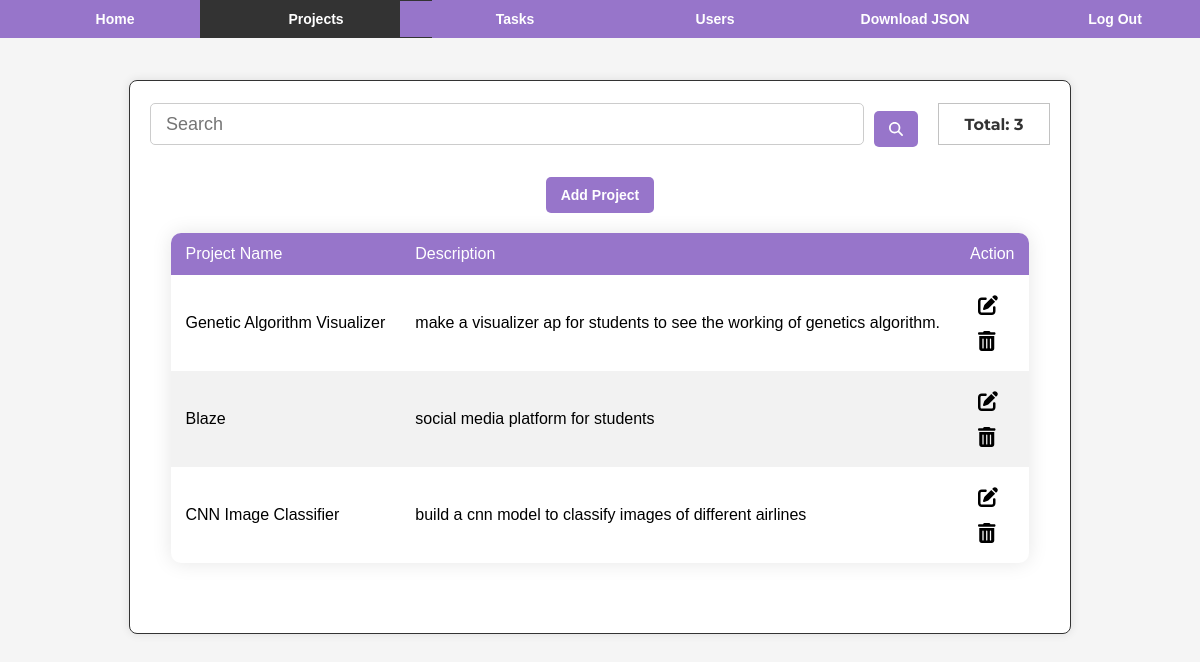
The page /todolist/projects/ (signed in) on the database as committed earlier.
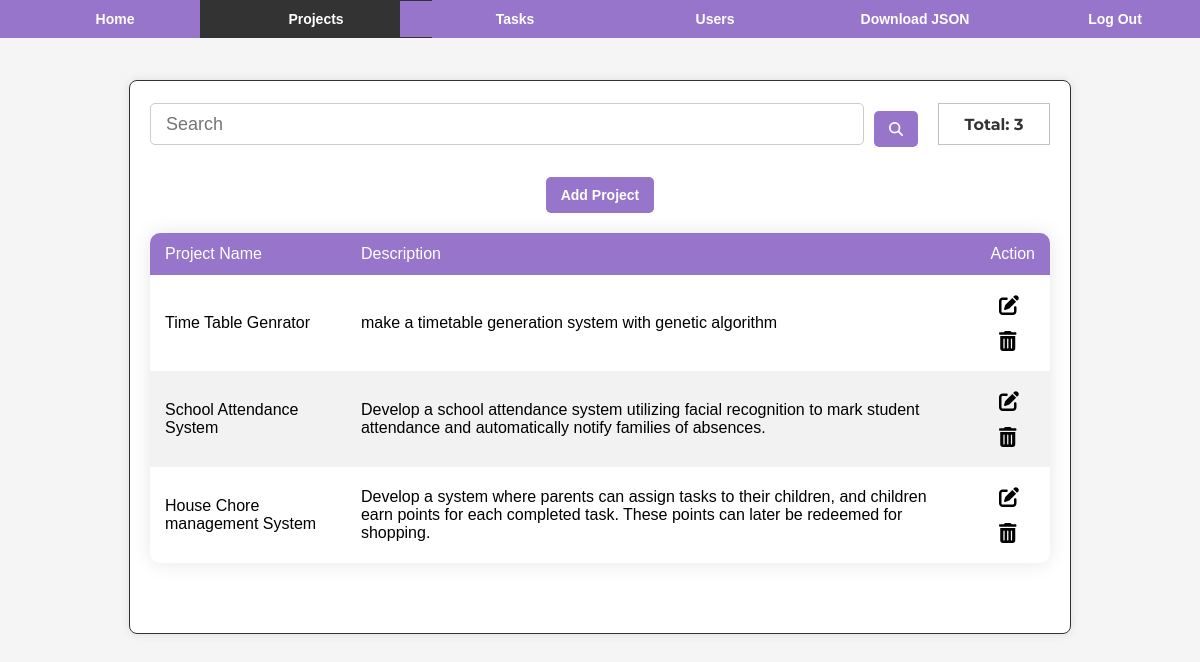
The same page on the database as committed later.
### tdapp/models.py (models this page shows, shortened)
class Project(models.Model):
    project_id = models.AutoField(primary_key=True)
    project_name = models.CharField(max_length=255)
    description = models.TextField()

### tdapp/project_views.py (the view)
# urls.py: path('projects/', project_list, name='project-list'),
@login_required
def project_list(request):
    if request.user.is_superuser:
        projects = Project.objects.all()
    else:
        projects = Project.objects.filter(task__assigned_to=request.user).distinct()
    return render(request, 'admin/project-list.html', {'projects': projects})

### templates/admin/project-list.html (shortened to what this page needs)
{% extends "base.html" %}
{% block extra_css %}
<link rel="stylesheet" href="https://cdnjs.cloudflare.com/ajax/libs/font-awesome/6.0.0/css/all.min.css">
{% endblock %}
{% block content %}
<div id="vanta-container"></div>
<div class="navbar">
    <li><a href="{% url 'home' %}" class="btn-primary">Home</a></li>
    <li class="active"><a href="{% url 'project-list' %}" class="btn-primary">Projects</a></li>
    <li><a href="{% url 'task-list' %}" class="btn-primary">Tasks</a></li>
    {% if user.is_superuser %}
    <li><a href="{% url 'user-list' %}" class="btn-primary">Users</a></li>
    <li><a href="{% url 'download-json' %}" class="btn-primary">Download JSON</a></li>
    {% endif %}
    <li><a href="{% url 'logout' %}" class="btn-primary">Log Out</a></li>
</div>
<div class="container">
{% if user.is_authenticated %}
    <div class="form-container">
        <form id="search-form" class="search_field">
            <input id="search-input" type="text" class="input-search" placeholder="Search" />
            <button id="search-button" type="submit" class="btn btn-primary">
                <i class="fas fa-search"></i>
            </button>
        </form>
        <div class="total-records-indicator">Total: {{ projects.count }}</div>
    </div>
    {% if user.is_superuser %}
        <div class="row">
            <a href="{% url 'add-project' %}" class="btn btn-primary">Add Project</a>
        </div>
        <div class="table-container">
            <table class="table">
                <thead>
                    <tr>
                        <th>Project Name</th>
                        <th>Description</th>
                        <th>Action</th>
                    </tr>
                </thead>
                <tbody>
                    {% for project in projects %}
                        <tr class="{{ forloop.counter0|divisibleby:2|yesno:'even,odd' }}">
                            <td>{{ project.project_name }}</td>
                            <td>{{ project.description }}</td>
                            <td class="border-0 align-middle">
                                <a href="{% url 'edit-project' project.project_id %}" data-mdb-tooltip-init title="Edit"><i class="fas fa-edit fa-lg text-success me-3"></i></a>
                                <a href="{% url 'delete-project' project.project_id %}" data-mdb-tooltip-init title="Delete"><i class="fas fa-trash-alt fa-lg text-warning"></i></a>
                            </td>
                        </tr>
                    {% endfor %}
                </tbody>
            </table>
        </div>
    {% endif %}
{% else %}
    <p>You are not logged in.</p>
    <a href="{% url 'login' %}">Log In</a> |
    <a href="{% url 'signup' %}">Sign Up</a>
{% endif %}
</div>
{% endblock %}

Rows that differ between the two databases and show on the page:
removed Project: project_name "Genetic Algorithm Visualizer", description "make a visualizer ap for students to see the working of genetics algorithm."
removed Project: project_name "Blaze", description "social media platform for students"
removed Project: project_name "CNN Image Classifier", description "build a cnn model to classify images of different airlines"
added Project: project_name "Time Table Genrator", description "make a timetable generation system with genetic algorithm"
added Project: project_name "School Attendance System", description "Develop a school attendance system utilizing facial recognition to mark student attendance and automatically notify families of absences."
added Project: project_name "House Chore management System", description "Develop a system where parents can assign tasks to their children, and children earn points for each completed task. These points can later be redeemed for shopping."
